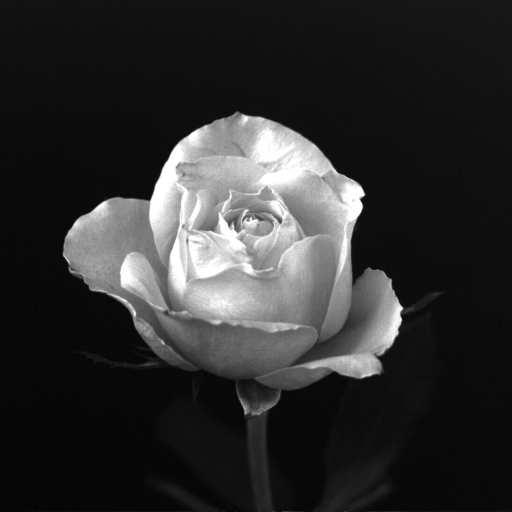
#> input picture s_year/f_semester/multimedia/class03/images/Rosa1024.png, 1024 x 1024 px, found by its file name (shown at 1/2 size)
$ python class03.py
#> lines starting #> are read from the running program, lines starting #| are printed output that depends on the picture
from matplotlib import pyplot as plt
import numpy as np
from PIL import Image

image = Image.open("./class04/images/Rosa1024.png")
#> image is the input picture: PIL image 1024x1024 L; min 3, max 255, mean 46.8
arr = np.asarray(image)
#plt.imshow(arr, cmap='gray', vmin=0, vmax=255)
#plt.show

print("Rosa1024 Shape: " + str(arr.shape))
#| Rosa1024 Shape: (1024, 1024)
print("Rosa1024 Dtype: " + str(arr.dtype))
#| Rosa1024 Dtype: uint8
print("Débito Binário Rosa1024.pgm: " + str(1024 + 1024 + 8) + " bits");


imageColor = Image.open('./class04/images/monarch.ppm')
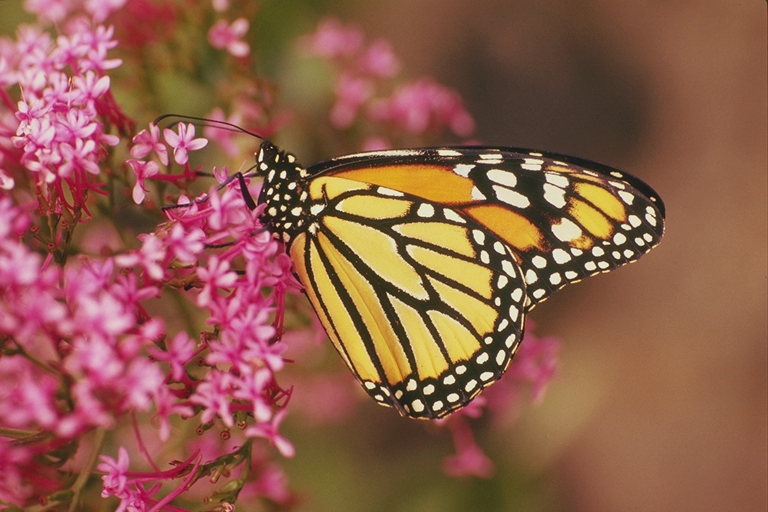
#> input picture s_year/f_semester/multimedia/class04/images/monarch.ppm, 768 x 512 px, found by its file name
#> imageColor is the input picture: PIL image 768x512 RGB; mean R, G, B 143.5, 93, 75
arrColor = np.asarray(imageColor)
#plt.imshow(arrColor)
#plt.show()

print("Monarch: " + str(arrColor.shape))
#| Monarch: (512, 768, 3)
print("Monarch:" + str(arrColor.dtype))
#| Monarch:uint8
print("Débito Binário monarch.pgm: " + str(768 + 512 + 8) + " bits");

#? ---- Mirror Image
mirrorVertically = arr[::-1 , ::]
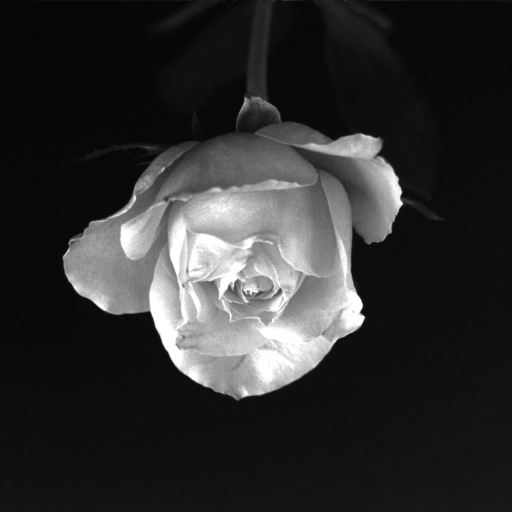
#> mirrorVertically: shape (1024, 1024) (shown at 1/2 size); min 3, max 255, mean 46.8
mirrorHorizontally = arr[:: , ::-1]
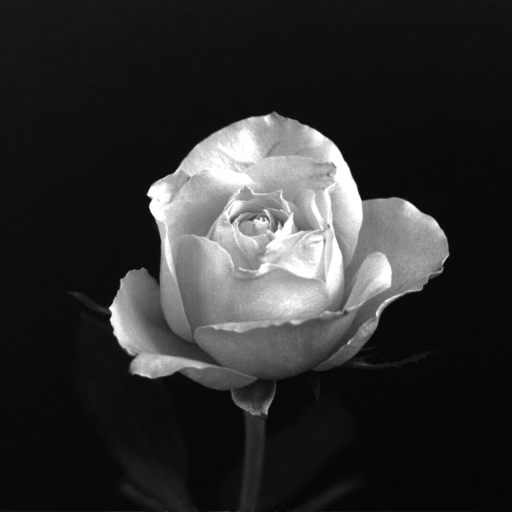
#> mirrorHorizontally: shape (1024, 1024) (shown at 1/2 size); min 3, max 255, mean 46.8
plt.imshow(mirrorVertically, cmap='grey', vmin=0, vmax=255)
#plt.show()

plt.imshow(mirrorHorizontally, cmap='grey', vmin=0, vmax=255)
#plt.show()

#? ---- Half Image
arrHalf = arr[::2]
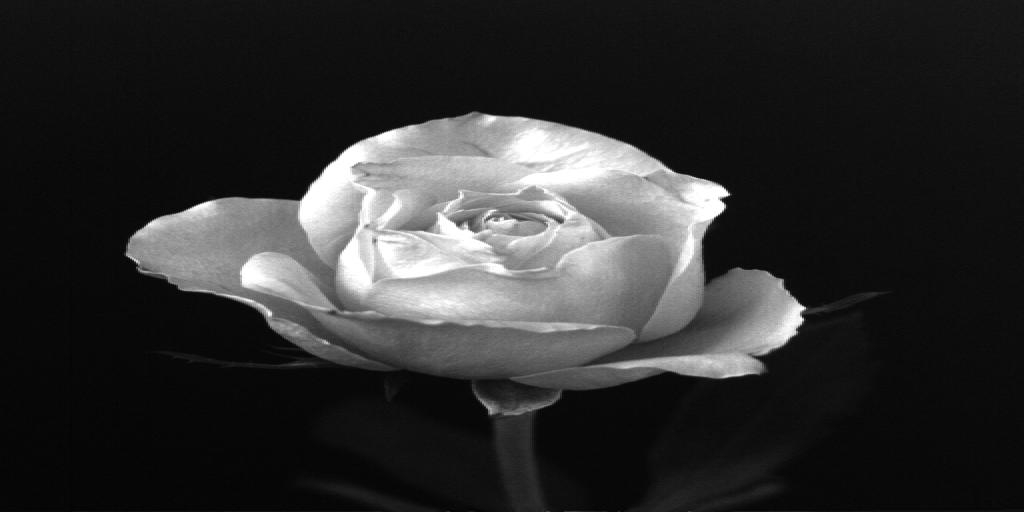
#> arrHalf: shape (512, 1024); min 3, max 255, mean 46.8
plt.imshow(arrHalf, cmap='grey', vmin=0, vmax=255);
#plt.show()

#? ---- Ampliação
arrRow, arrCol = arr.shape
#> arrRow = 1024; arrCol = 1024

arrDouble = np.zeros_like(arr, shape=(arrRow*2, arrCol*2))
arrDouble[::2, ::2] = arr
arrDouble[1::2, ::2] = arr
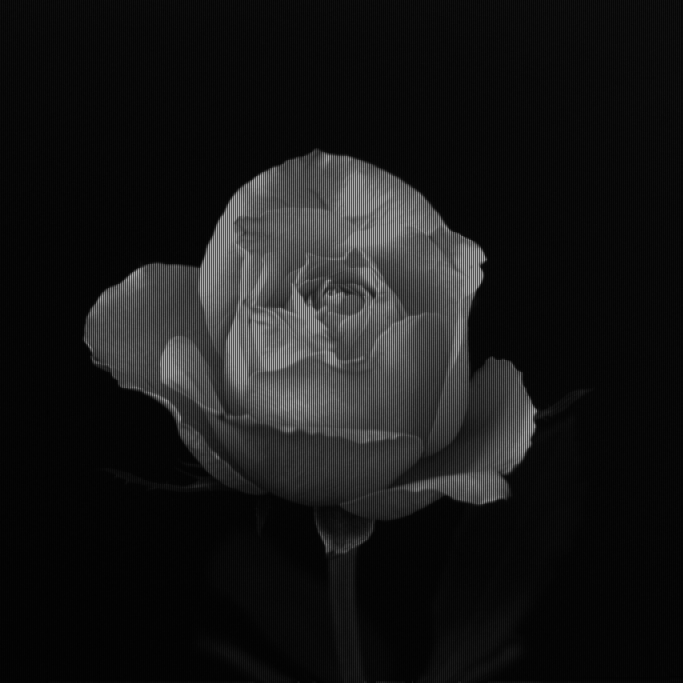
#> arrDouble: shape (2048, 2048) (shown at 1/3 size); min 0, max 255, mean 23.4
arrDouble[::2, 1::2] = arr
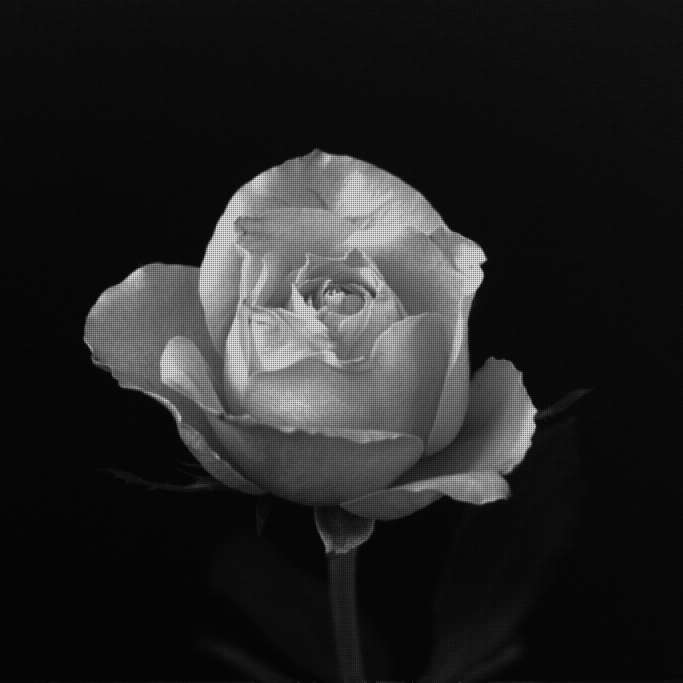
#> arrDouble: shape (2048, 2048) (shown at 1/3 size); min 0, max 255, mean 35.1
arrDouble[1::2, 1::2] = arr

plt.imshow(arrDouble, cmap='grey', vmin=0, vmax=255)
#plt.show()

#? ---- Corte Central
centralRow = arrRow // 2
#> centralRow = 512
centralCol = arrCol // 2
#> centralCol = 512

arrCentral = np.zeros_like(arr, shape=(arrRow, arrCol))
arrCentral[:centralRow - 100:, ::] = arr[:centralRow - 100:, ::]
arrCentral[centralRow + 100::, ::] = arr[centralRow + 100::, ::]
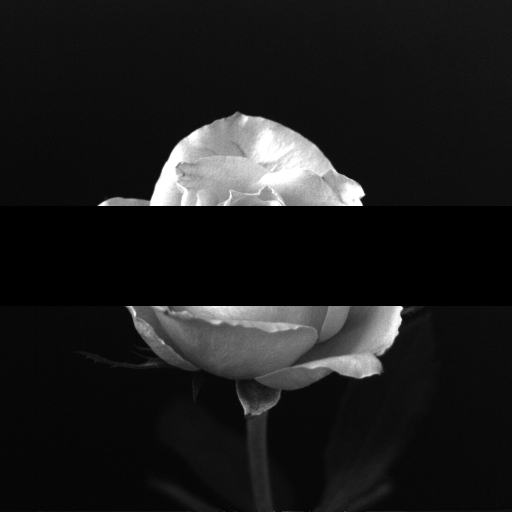
#> arrCentral: shape (1024, 1024) (shown at 1/2 size); min 0, max 255, mean 27.4

#> (the run stopped early here; a loop or call above may not have finished)
